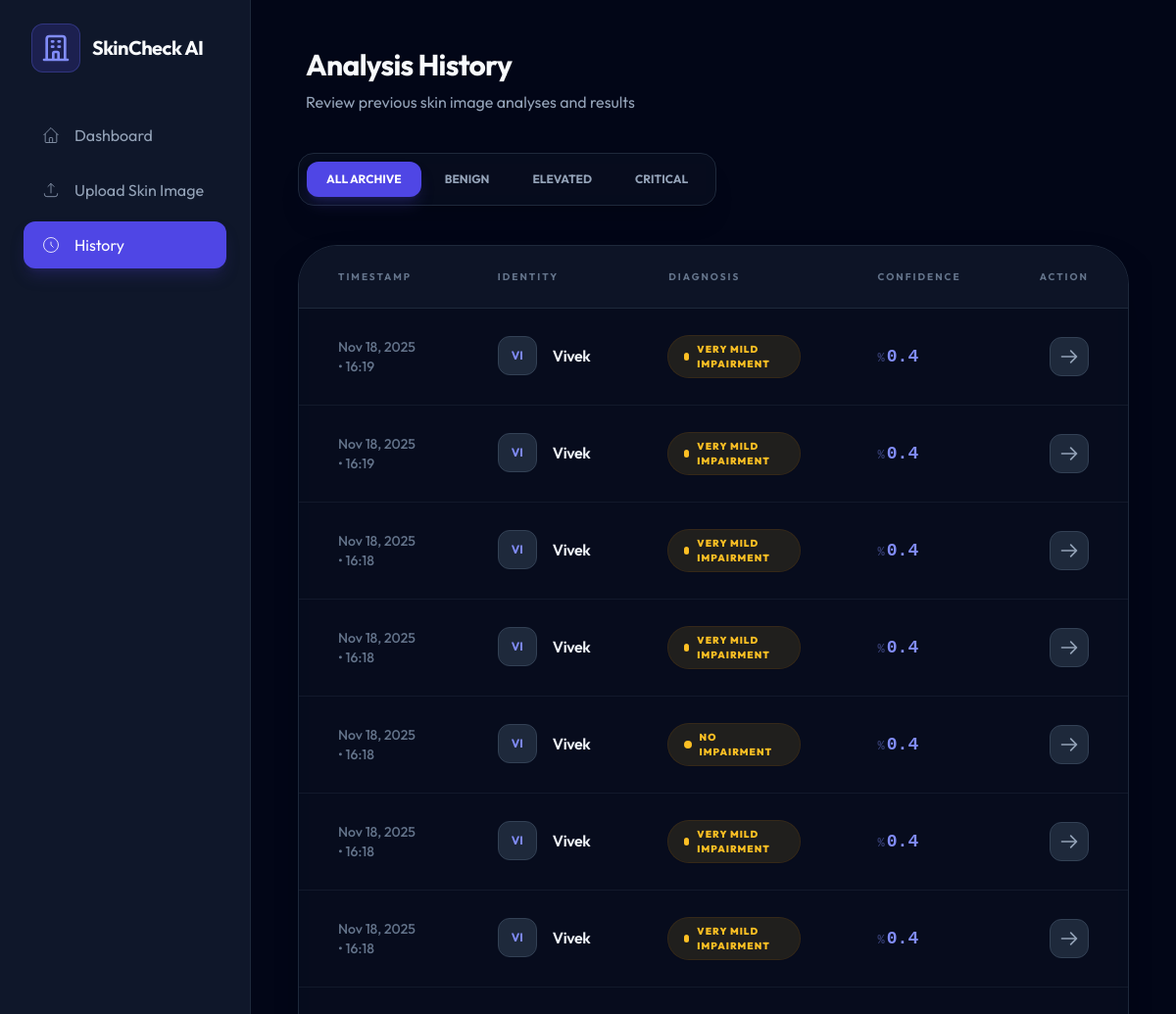
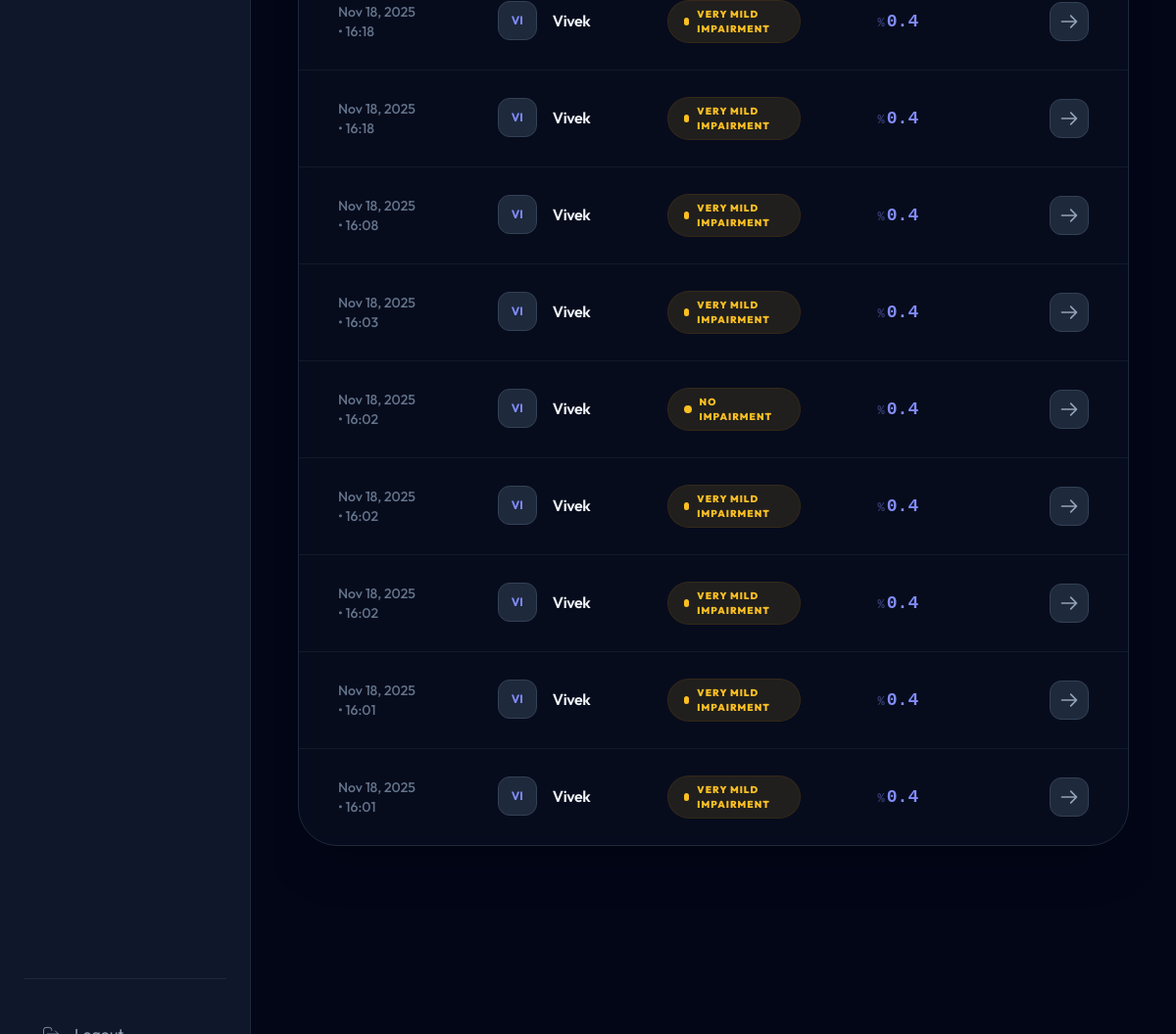
/history/ (signed in), run on the app's committed database (2 pictures, top to bottom).
### prediction/models.py (models this page shows, shortened)
class Prediction(models.Model):
    user = models.ForeignKey(User, on_delete=models.CASCADE)
    patient_name = models.CharField(max_length=100)
    scan_type = models.CharField(max_length=50)
    result = models.CharField(max_length=50)
    confidence = models.FloatField()
    risk_level = models.CharField(max_length=50)
    timestamp = models.DateTimeField(auto_now_add=True)
    image_file = models.FileField(upload_to='uploads/', default='default.jpg')

### prediction/views.py (the view)
# urls.py: path('history/', views.history_view, name='history'),
@login_required(login_url='login')
def history_view(request):
    filter_val = request.GET.get('filter', 'all')
    scans = Prediction.objects.filter(user=request.user)
    if filter_val == 'normal':
        scans = scans.filter(result__icontains='Normal')
    elif filter_val == 'mild':
        scans = scans.filter(result__icontains='Mild')
    elif filter_val == 'high':
        scans = scans.filter(result__icontains='High')
    context = {
        'scans': scans.order_by('-timestamp'),
        'filter': filter_val
    }
    return render(request, 'history.html', context)

### prediction/templates/history.html (shortened to what this page needs)
{% extends "base.html" %}
{% block content %}
<div class="flex flex-col lg:flex-row min-h-screen">
  <main class="flex-1 p-6 overflow-auto">
    <div class="h-full">
      <div class="mb-10 px-2">
        <h1 class="text-3xl font-bold text-slate-50 tracking-tight">Analysis History</h1>
        <p class="text-slate-400 mt-2">Review previous skin image analyses and results</p>
      </div>
      <div class="bg-slate-900/40 backdrop-blur-lg p-2 rounded-2xl border border-slate-800 shadow-xl mb-10 inline-flex">
        <div class="flex flex-wrap gap-1">
          <a href="{% url 'history' %}?filter=all"
            class="px-5 py-2.5 font-bold rounded-xl text-xs transition-all {% if filter == 'all' %}bg-indigo-600 text-white shadow-lg shadow-indigo-900/40{% else %}text-slate-400 hover:text-slate-100 hover:bg-slate-800/50{% endif %}">ALL
            ARCHIVE</a>
          <a href="{% url 'history' %}?filter=normal"
            class="px-5 py-2.5 font-bold rounded-xl text-xs transition-all {% if filter == 'normal' %}bg-emerald-600 text-white shadow-lg shadow-emerald-900/40{% else %}text-slate-400 hover:text-slate-100 hover:bg-slate-800/50{% endif %}">BENIGN</a>
          <a href="{% url 'history' %}?filter=mild"
            class="px-5 py-2.5 font-bold rounded-xl text-xs transition-all {% if filter == 'mild' %}bg-amber-600 text-white shadow-lg shadow-amber-900/40{% else %}text-slate-400 hover:text-slate-100 hover:bg-slate-800/50{% endif %}">ELEVATED</a>
          <a href="{% url 'history' %}?filter=high"
            class="px-5 py-2.5 font-bold rounded-xl text-xs transition-all {% if filter == 'high' %}bg-rose-600 text-white shadow-lg shadow-rose-900/40{% else %}text-slate-400 hover:text-slate-100 hover:bg-slate-800/50{% endif %}">CRITICAL</a>
        </div>
      </div>
      <div
        class="bg-slate-900/40 backdrop-blur-lg rounded-[2.5rem] border border-slate-800 shadow-2xl overflow-hidden relative">
        <div class="overflow-x-auto">
          <table class="w-full">
            <thead>
              <tr
                class="bg-slate-900/80 border-b border-slate-800 text-left text-slate-500 text-[10px] uppercase tracking-[0.2em] font-black">
                <th class="py-6 px-10">Timestamp</th>
                <th class="py-6 px-10">Identity</th>
                <th class="py-6 px-10">Diagnosis</th>
                <th class="py-6 px-10">Confidence</th>
                <th class="py-6 px-10 text-right">Action</th>
              </tr>
            </thead>
            <tbody class="divide-y divide-slate-800/50">
              {% for scan in scans %}
              <tr class="group hover:bg-indigo-500/[0.03] transition-all duration-300">
                <td class="py-7 px-10 text-slate-500 text-sm font-medium">{{ scan.timestamp|date:"M d, Y • H:i" }}</td>
                <td class="py-7 px-10 flex items-center">
                  <div
                    class="w-10 h-10 rounded-xl bg-slate-800 border border-slate-700 flex items-center justify-center mr-4 text-xs text-indigo-400 font-bold uppercase transition-transform group-hover:scale-110">
                    {{ scan.patient_name|slice:":2" }}
                  </div>
                  <span class="text-slate-100 font-semibold tracking-tight">{{ scan.patient_name }}</span>
                </td>
                <td class="py-7 px-10">
                  <span class="inline-flex items-center px-4 py-1.5 text-[10px] font-black uppercase tracking-widest rounded-full shadow-sm
                    {% if scan.result == 'Benign' %}text-emerald-400 bg-emerald-400/10 ring-1 ring-emerald-500/20
                    {% elif scan.result == 'Melanoma' %}text-rose-400 bg-rose-400/10 ring-1 ring-rose-500/20
                    {% else %}text-amber-400 bg-amber-400/10 ring-1 ring-amber-500/20{% endif %}">
                    <span class="w-2 h-2 rounded-full bg-current mr-2 animate-pulse"></span>
                    {{ scan.result }}
                  </span>
                </td>
                <td class="py-7 px-10 text-indigo-400 font-mono font-black text-lg">
                  <span class="opacity-40 text-xs mr-0.5">%</span>{{ scan.confidence|floatformat:1 }}
                </td>
                <td class="py-7 px-10 text-right">
                  <a href="{% url 'scan_detail' scan.id %}"
                    class="inline-flex items-center justify-center w-10 h-10 rounded-xl bg-slate-800 border border-slate-700 text-slate-400 hover:text-white hover:bg-slate-700 hover:border-slate-600 transition-all group">
                    <svg class="w-5 h-5 transition-transform group-hover:translate-x-1" fill="none"
                      stroke="currentColor" viewBox="0 0 24 24">
                      <path stroke-linecap="round" stroke-linejoin="round" stroke-width="2"
                        d="M14 5l7 7m0 0l-7 7m7-7H3" />
                    </svg>
                  </a>
                </td>
              </tr>
              {% empty %}
              <tr>
                <td colspan="6" class="text-center py-12 text-gray-500">No scans found matching your criteria</td>
              </tr>
              {% endfor %}
            </tbody>
          </table>
        </div>
      </div>
    </div>
  </main>
</div>
{% endblock %}

### prediction/templates/base.html (style rules this page uses)
body { font-family: 'Outfit', sans-serif; }

### data on the page
Prediction: timestamp "Nov 18, 2025 • 16:19", patient_name "VI", patient_name "Vivek", result "VERY MILD IMPAIRMENT", confidence "0.4"
Prediction: timestamp "Nov 18, 2025 • 16:19", patient_name "VI", patient_name "Vivek", result "VERY MILD IMPAIRMENT", confidence "0.4"
Prediction: timestamp "Nov 18, 2025 • 16:18", patient_name "VI", patient_name "Vivek", result "VERY MILD IMPAIRMENT", confidence "0.4"
Prediction: timestamp "Nov 18, 2025 • 16:18", patient_name "VI", patient_name "Vivek", result "VERY MILD IMPAIRMENT", confidence "0.4"
Prediction: timestamp "Nov 18, 2025 • 16:18", patient_name "VI", patient_name "Vivek", result "NO IMPAIRMENT", confidence "0.4"
Prediction: timestamp "Nov 18, 2025 • 16:18", patient_name "VI", patient_name "Vivek", result "VERY MILD IMPAIRMENT", confidence "0.4"
Prediction: timestamp "Nov 18, 2025 • 16:18", patient_name "VI", patient_name "Vivek", result "VERY MILD IMPAIRMENT", confidence "0.4"
Prediction: timestamp "Nov 18, 2025 • 16:18", patient_name "VI", patient_name "Vivek", result "VERY MILD IMPAIRMENT", confidence "0.4"
Prediction: timestamp "Nov 18, 2025 • 16:18", patient_name "VI", patient_name "Vivek", result "VERY MILD IMPAIRMENT", confidence "0.4"
Prediction: timestamp "Nov 18, 2025 • 16:08", patient_name "VI", patient_name "Vivek", result "VERY MILD IMPAIRMENT", confidence "0.4"
Prediction: timestamp "Nov 18, 2025 • 16:03", patient_name "VI", patient_name "Vivek", result "VERY MILD IMPAIRMENT", confidence "0.4"
Prediction: timestamp "Nov 18, 2025 • 16:02", patient_name "VI", patient_name "Vivek", result "NO IMPAIRMENT", confidence "0.4"
Prediction: timestamp "Nov 18, 2025 • 16:02", patient_name "VI", patient_name "Vivek", result "VERY MILD IMPAIRMENT", confidence "0.4"
Prediction: timestamp "Nov 18, 2025 • 16:02", patient_name "VI", patient_name "Vivek", result "VERY MILD IMPAIRMENT", confidence "0.4"
Prediction: timestamp "Nov 18, 2025 • 16:01", patient_name "VI", patient_name "Vivek", result "VERY MILD IMPAIRMENT", confidence "0.4"
Prediction: timestamp "Nov 18, 2025 • 16:01", patient_name "VI", patient_name "Vivek", result "VERY MILD IMPAIRMENT", confidence "0.4"
